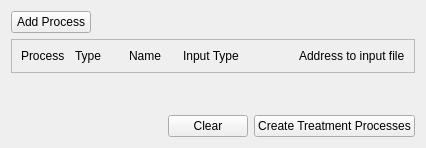
                 <widget class="QWidget" name="Treatment_process">
                  <property name="geometry">
                   <rect>
                    <x>0</x>
                    <y>0</y>
                    <width>426</width>
                    <height>148</height>
                   </rect>
                  </property>
                  <attribute name="label">
                   <string>Treatment Processes</string>
                  </attribute>
                  <layout class="QGridLayout" name="gridLayout_100">
                   <item row="1" column="0" colspan="3">
                    <widget class="QFrame" name="frame_Process_treatment">
                     <property name="frameShape">
                      <enum>QFrame::StyledPanel</enum>
                     </property>
                     <property name="frameShadow">
                      <enum>QFrame::Raised</enum>
                     </property>
                     <layout class="QGridLayout" name="gridLayout_101">
                      <item row="0" column="4">
                       <widget class="QLabel" name="label_84">
                        <property name="text">
                         <string/>
                        </property>
                       </widget>
                      </item>
                      <item row="0" column="0">
                       <widget class="QLabel" name="label_10">
                        <property name="text">
                         <string>Process</string>
                        </property>
                       </widget>
                      </item>
                      <item row="0" column="3">
                       <widget class="QLabel" name="label_16">
                        <property name="text">
                         <string>Input Type</string>
                        </property>
                       </widget>
                      </item>
                      <item row="0" column="5">
                       <widget class="QLabel" name="label_17">
                        <property name="text">
                         <string>Address to input file</string>
                        </property>
                       </widget>
                      </item>
                      <item row="0" column="1">
                       <widget class="QLabel" name="label_14">
                        <property name="text">
                         <string>Type</string>
                        </property>
                        <property name="alignment">
                         <set>Qt::AlignLeading|Qt::AlignLeft|Qt::AlignVCenter</set>
                        </property>
                       </widget>
                      </item>
                      <item row="0" column="2">
                       <widget class="QLabel" name="label_15">
                        <property name="text">
                         <string>Name</string>
                        </property>
                       </widget>
                      </item>
                     </layout>
                    </widget>
                   </item>
                   <item row="3" column="0" colspan="3">
                    <layout class="QHBoxLayout" name="horizontalLayout_2">
                     <item>
                      <spacer name="horizontalSpacer_39">
                       <property name="orientation">
                        <enum>Qt::Horizontal</enum>
                       </property>
                       <property name="sizeHint" stdset="0">
                        <size>
                         <width>40</width>
                         <height>20</height>
                        </size>
                       </property>
                      </spacer>
                     </item>
                     <item>
                      <widget class="QPushButton" name="Treat_process_Clear">
                       <property name="text">
                        <string>Clear</string>
                       </property>
                       <property name="icon">
                        <iconset resource="PyWOLF_Resource.qrc">
                         <normaloff>:/ICONS/PySWOLF_ICONS/Remove.png</normaloff>:/ICONS/PySWOLF_ICONS/Remove.png</iconset>
                       </property>
                      </widget>
                     </item>
                     <item>
                      <widget class="QPushButton" name="Create_Treat_prc_dict">
                       <property name="minimumSize">
                        <size>
                         <width>150</width>
                         <height>0</height>
                        </size>
                       </property>
                       <property name="text">
                        <string>Create Treatment Processes</string>
                       </property>
                       <property name="icon">
                        <iconset resource="PyWOLF_Resource.qrc">
                         <normaloff>:/ICONS/PySWOLF_ICONS/Create.png</normaloff>:/ICONS/PySWOLF_ICONS/Create.png</iconset>
                       </property>
                      </widget>
                     </item>
                    </layout>
                   </item>
                   <item row="2" column="1">
                    <spacer name="verticalSpacer_3">
                     <property name="orientation">
                      <enum>Qt::Vertical</enum>
                     </property>
                     <property name="sizeHint" stdset="0">
                      <size>
                       <width>20</width>
                       <height>40</height>
                      </size>
                     </property>
                    </spacer>
                   </item>
                   <item row="0" column="0" colspan="3">
                    <layout class="QHBoxLayout" name="horizontalLayout_20">
                     <item>
                      <widget class="QPushButton" name="Add_process">
                       <property name="sizePolicy">
                        <sizepolicy hsizetype="Preferred" vsizetype="Fixed">
                         <horstretch>0</horstretch>
                         <verstretch>0</verstretch>
                        </sizepolicy>
                       </property>
                       <property name="text">
                        <string>Add Process</string>
                       </property>
                       <property name="icon">
                        <iconset resource="PyWOLF_Resource.qrc">
                         <normaloff>:/ICONS/PySWOLF_ICONS/ADD.png</normaloff>:/ICONS/PySWOLF_ICONS/ADD.png</iconset>
                       </property>
                      </widget>
                     </item>
                     <item>
                      <spacer name="horizontalSpacer_40">
                       <property name="orientation">
                        <enum>Qt::Horizontal</enum>
                       </property>
                       <property name="sizeHint" stdset="0">
                        <size>
                         <width>40</width>
                         <height>20</height>
                        </size>
                       </property>
                      </spacer>
                     </item>
                    </layout>
                   </item>
                  </layout>
                 </widget>
